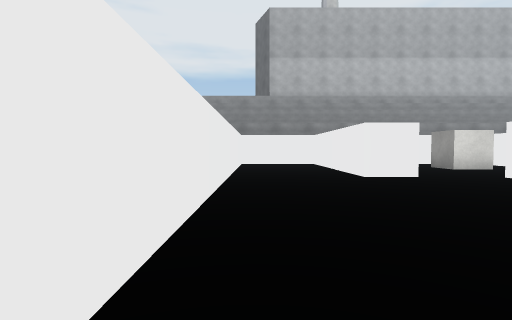
View 1 (above)

23 first-person views from a walk through a Unity game level. The camera is 0.51 m above the floor, tilts 2° down and sees 80° across. The floor is counted in squares, 1 m on a side. Each view is taken from the middle of a square. On the plan, view 1 faces up. The plan holds only what a view shows up to about 9 squares ahead; the rest is blank. The place goes on beyond the plan. The player is left out. Surface patterns are stand-ins for the level's own textures.

View 2
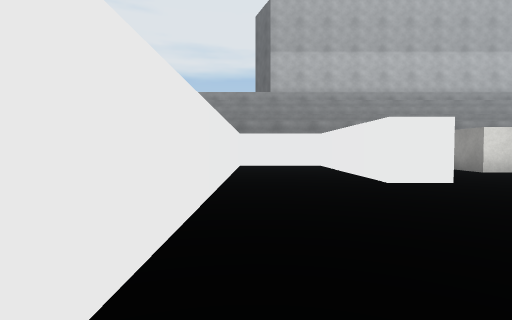

View 3
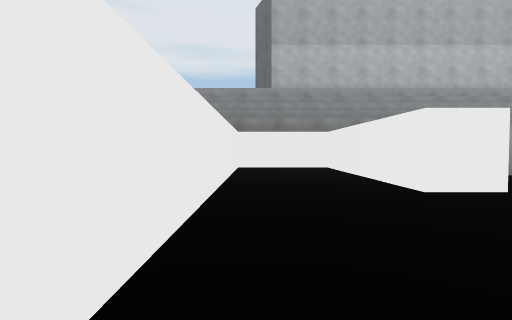

View 4
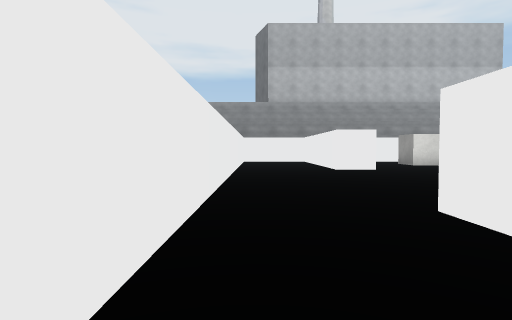

View 5
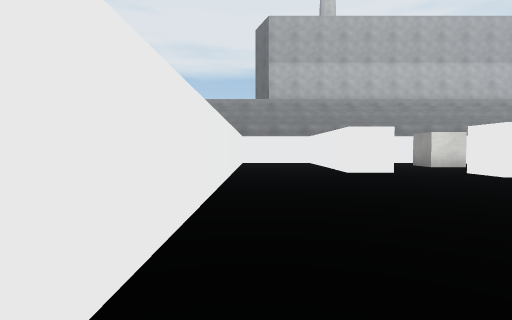

View 6
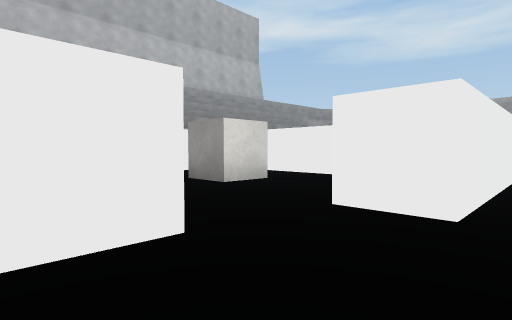

View 7
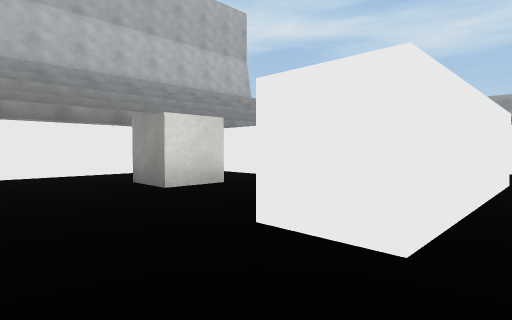

View 8
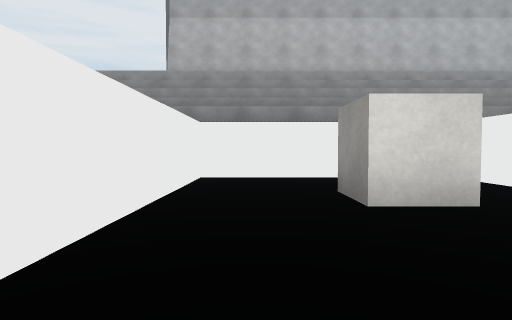

View 9
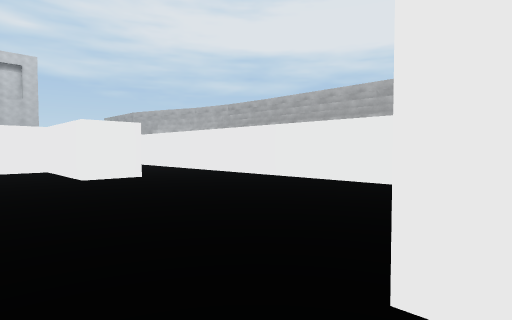

View 10
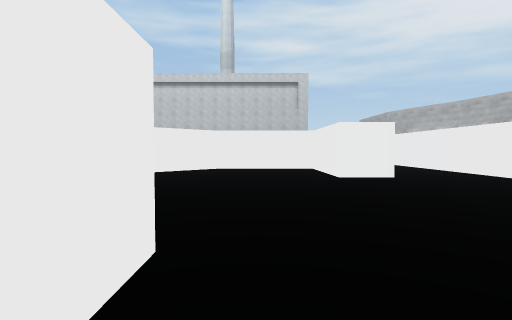

View 11
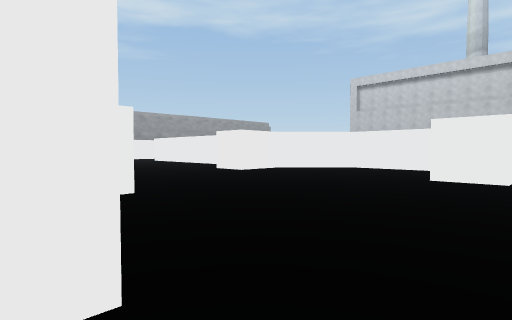

View 12
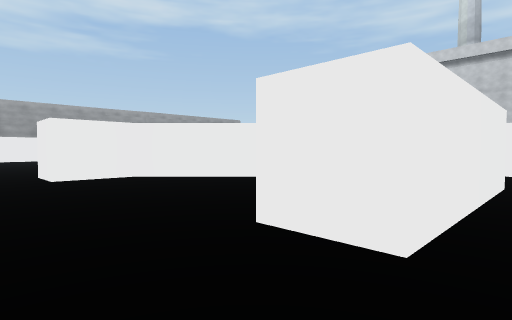

View 13
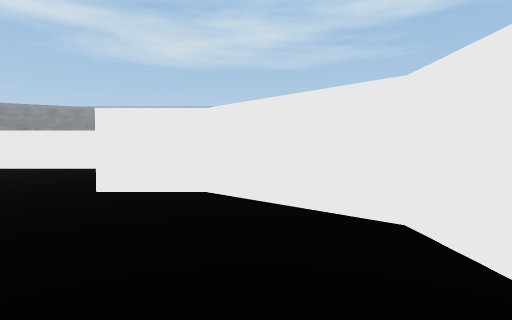

View 14
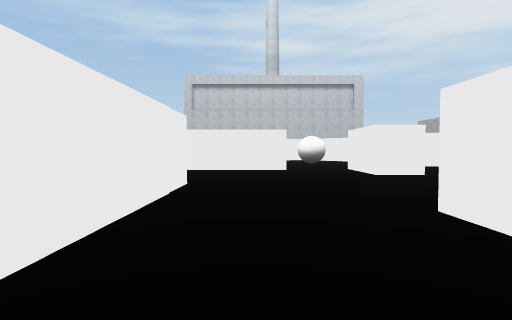

View 15
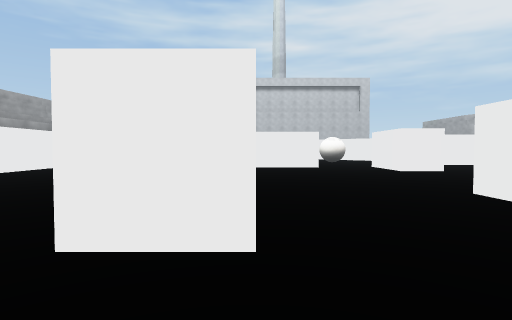

View 16
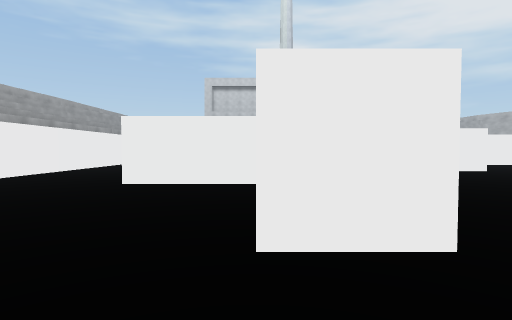

View 17
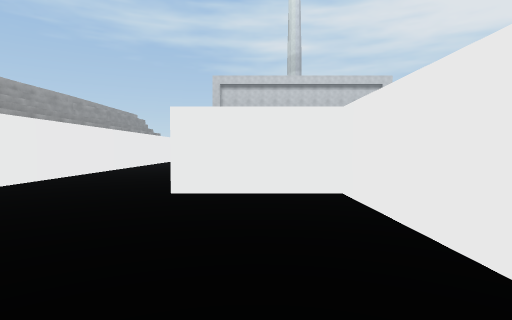

View 18
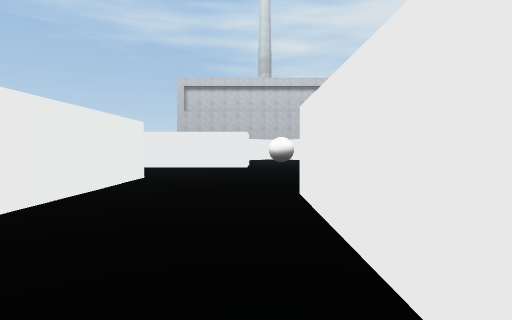

View 19
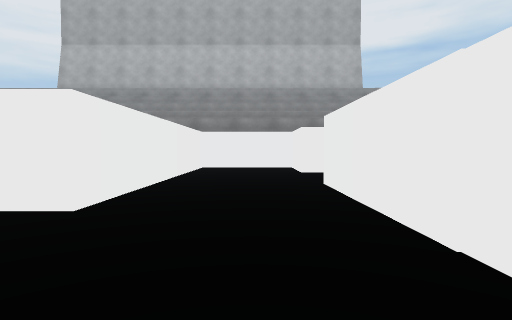

View 20
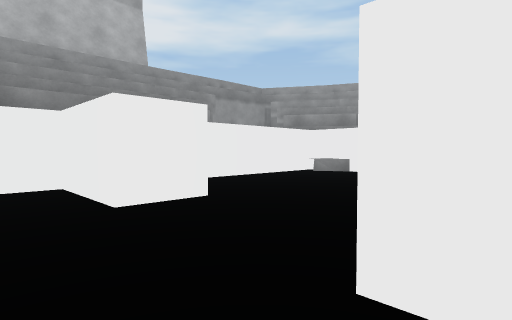

View 21
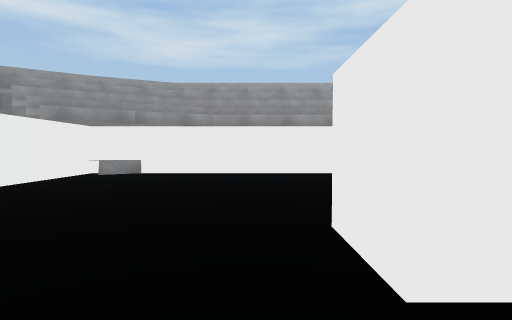

View 22
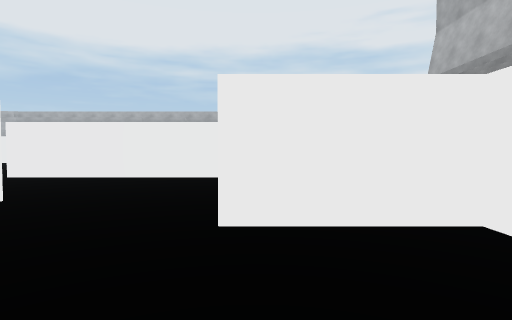

View 23
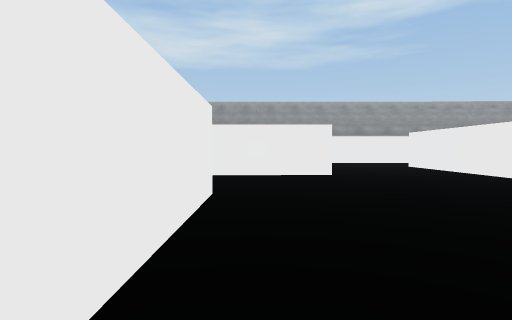

### Floor plan
Points are (right, up) in squares from view 1. A wall is a line through its corners. A room is listed if a view was taken in it or the views show most of it. See-through windows are left out.
Room 1 (views 1, 2, 3, 4, 5, 6, 7, 8, 11, 12, 13, 14, 15, 16, 17, 18, 19, 20, 21, 22, 23)
walls: (11, 2.4) (11, 6.5) (12, 6.5); (9.1, -0.5) (14, -0.5); (12, 5.9) (12, 3.5) (14, 3.5); (3, 5.6) (2, 5.6) (2, 10.5) (-0.5, 10.5); (16.5, 5.2) (16.5, 10.5) (8.5, 10.5) (8.5, 4.5) (4.5, 4.5) (4.5, 5.5); (1.5, -3.1) (1.5, 0.5) (2.5, 0.5) (2.5, -2) (5, -2) (6.6, -0.4); (16.5, -0.6) (16.5, 2.9); (-0.5, 10.1) (-0.5, -3)
low walls: (16.6, 9.4) (16, 10.2)
ways out: opening at (4, 5) to room 2; opening at (8.5, -1); opening at (15.5, 0)
objects: block (7, 0) to (7, 1); block (11, 9) to (12, 10)
Room 2 (views 9, 10)
walls: (7.5, 7.2) (7.5, 9.8); (6.2, 10.5) (3, 10.5) (3, 5.6)
ways out: opening at (4, 5) to room 1
objects: cube (5, 8) to (6, 8)

Where each view was taken, in squares from view 1:
view 1: 0 up, 0 right, facing up
view 2: 1 up, 0 right, facing up
view 3: 2 up, 0 right, facing up
view 4: 2 down, 0 right, facing up
view 5: 1 down, 0 right, facing up
view 6: 4 up, 2 right, facing up-right
view 7: 4 up, 3 right, facing up-right
view 8: 5 up, 4 right, facing up
view 9: 6 up, 4 right, facing down-left
view 10: 6 up, 4 right, facing down
view 11: 6 up, 1 right, facing down-right
view 12: 2 up, 1 right, facing down-right
view 13: 1 down, 3 right, facing right
view 14: 7 up, 10 right, facing down
view 15: 8 up, 11 right, facing down
view 16: 8 up, 12 right, facing down
view 17: 7 up, 13 right, facing down
view 18: 8 up, 9 right, facing down
view 19: 2 up, 10 right, facing up
view 20: 6 up, 10 right, facing up-right
view 21: 7 up, 10 right, facing right
view 22: 9 up, 14 right, facing left
view 23: 4 up, 5 right, facing right
